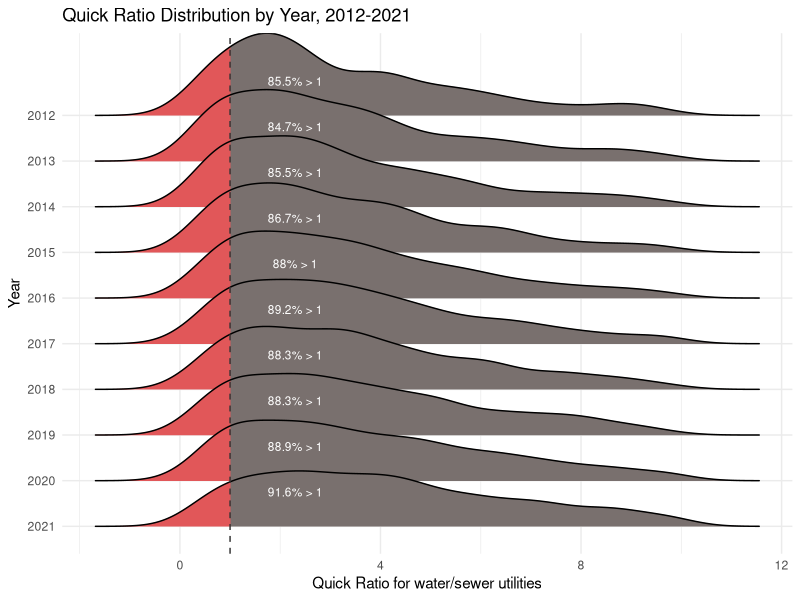
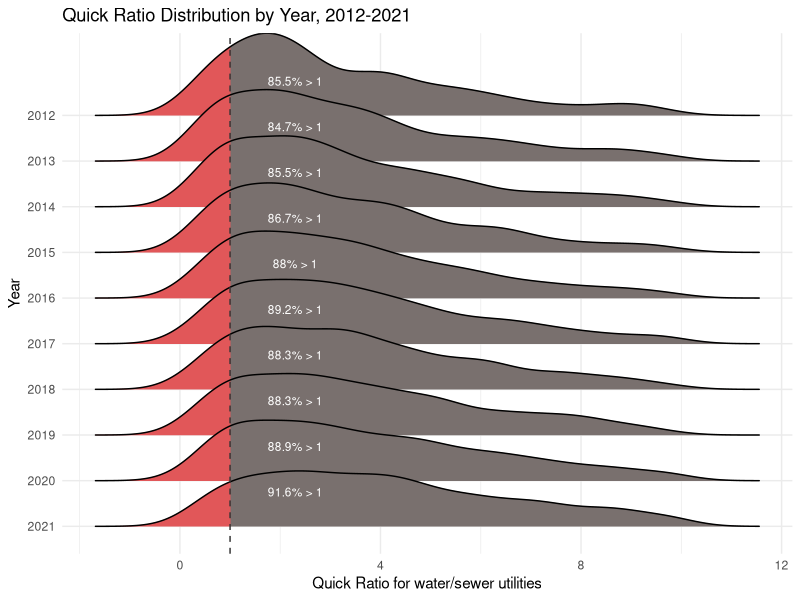
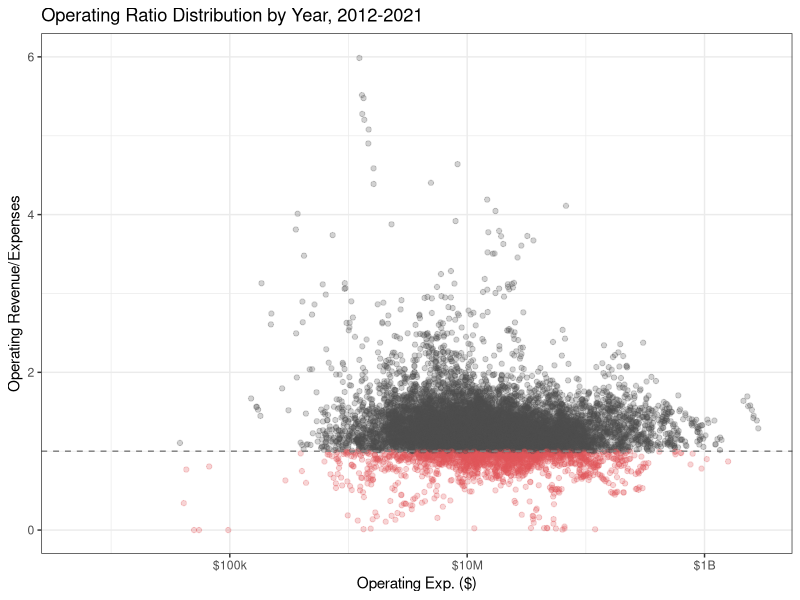
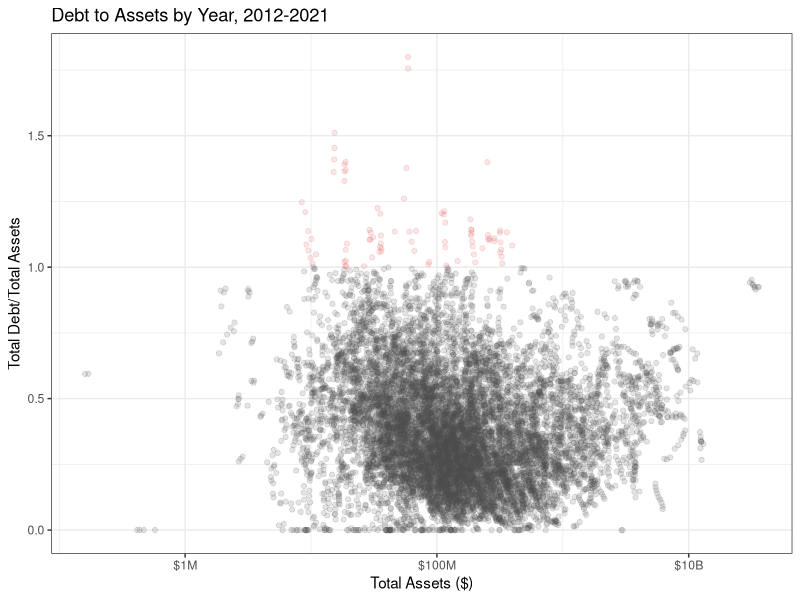

The R source for these figures, in order:
library(tidyverse)
# Read in Merritt Data Utilities text file from input subdirectory
merritt_data <- read.delim("sdwa_chapter/input/Merritt Data - Utilities.txt", header = TRUE, sep = "\t", stringsAsFactors = FALSE)

merritt_data |> filter(Credit.Sector=='Water / Sewer',!is.na(Current.Liabilities),!is.na(Cash...Short.Term.Investments),!is.na(Net.Accounts.Receivable)) -> merritt_data
#merritt_data$Cash...Short.Term.Investments[is.na(merritt_data$Cash...Short.Term.Investments)] <- 0
#merritt_data$Net.Accounts.Receivable[is.na(merritt_data$Net.Accounts.Receivable)] <- 0
#merritt_data$Current.Liabilities[is.na(merritt_data$Current.Liabilities)] <- 0
# Calculate quick ratio 

# for now, filter out any cases where current.liabilities = 0
merritt_data |> filter(Current.Liabilities!=0) -> merritt_data

merritt_data |> mutate_if(is.numeric,function(x) x * 1e3) -> merritt_data

merritt_data$Quick.Ratio <-  {merritt_data$Cash...Short.Term.Investments +
                merritt_data$Net.Accounts.Receivable}/merritt_data$Current.Liabilities

#filter out quick ratio that has ablsolute value greater than 10
merritt_data |> filter(abs(Quick.Ratio)<10) -> merritt_data

# Convert fiscal year end dates to year using lubridate
library(lubridate)
merritt_data$Year <- year(mdy(merritt_data$Fiscal.Year.End))
library(ggridges)


qr_over_1 = merritt_data |>
  group_by(Year) |>
  summarise(over1 = paste0(round(mean(Quick.Ratio>1) * 100,1),'% > 1'))

library(forcats)
p <- merritt_data |> 
  ggplot(aes(x=Quick.Ratio, y=fct_rev(factor(Year)),fill = as.factor(after_stat(x) > 1))) +
  geom_density_ridges_gradient(alpha=0.5) +
  labs(x="Quick Ratio for water/sewer utilities", y="Year") +
  geom_vline(xintercept = 1,lty = 2,colour = 'grey20') +
  theme_minimal() +
  scale_fill_manual(values = c('#E15759','#79706E')) + 
  annotate('text',size = 3,x = 2.3,color = 'white',y = .75 + as.numeric(fct_rev(as.factor(sort(unique(merritt_data$Year))))),label = qr_over_1$over1) + 
  ggtitle("Quick Ratio Distribution by Year, 2012-2021") + 
  guides(fill = 'none')
p
ggsave("sdwa_chapter/output/quick_ratio_dist.png", p, width=6, units="in", dpi=450)
library(data.table)


merritt_data <- merritt_data |>
  mutate(operating.ratio = Total.Operating.Rev / Total.Operating.Exp)

p2 <- merritt_data |> 
  ggplot(aes(y = operating.ratio,
             x = Total.Operating.Exp+1,
             color = operating.ratio>1)) + 
  theme_bw() + 
  ggtitle("Operating Ratio Distribution by Year, 2012-2021") + 
  scale_x_log10(name = 'Operating Exp. ($)',
           breaks = c(1e5,1e7,1e9), 
          labels = c('$100k','$10M','$1B')) + 
  geom_point(pch = 19,alpha = 0.25) +
  scale_color_manual(values = c('#E15759','grey30')) + 
  geom_hline(yintercept = 1,lty = 2,col = 'grey50')+
  guides(color = 'none')+
  scale_y_continuous(limits = c(NA,6),name = 'Operating Revenue/Expenses')


ggsave("sdwa_chapter/output/medterm_operating_ratio.png", p2, width=6, units="in", dpi=450)
library(data.table)
p3 <- ggplot(merritt_data, aes(y={Long.Term.Debt+1}/Total.Assets, x=Total.Assets,col = 1 > {Long.Term.Debt+1}/Total.Assets )) +
  geom_point(alpha=0.15,pch = 19) +
  theme_bw() +
  scale_color_manual(values = c('#E15759','grey30')) + 
  guides(colour = 'none') + 
  ggtitle("Debt to Assets by Year, 2012-2021") +
  scale_x_log10(name = 'Total Assets ($)',
                labels = c('$1M','$100M','$10B'),
                breaks = c(1e6,1e8,1e10)) +
  scale_y_continuous(name = 'Total Debt/Total Assets')

ggsave("sdwa_chapter/output/debt_assets_scatter.png", p3, width=6,units="in", dpi=450)


mean(1 < merritt_data$Long.Term.Debt/merritt_data$Total.Assets,na.rm = T)
merritt_data$Operating.Ratio <- (merritt_data$Total.Operating.Rev/merritt_data$Total.Operating.Exp)



summary(merritt_data$Long.Term.Debt)
table(is.na(merritt_data$Total.Operating.Exp),is.na(merritt_data$Total.Water.Sales.Operating.Rev))
merritt_data |> filter()
table(merritt_data$Year)
table(merritt_data$Current.Liabilities==0)
summary(merritt_data$Quick.Ratio)

summary(merritt_data$Quick.Ratio)
summary(merritt_data$Current.Liabilities)
